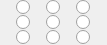
<?xml version="1.0" encoding="UTF-8"?>
<ui version="4.0">
 <class>librepcb::editor::AlignmentSelector</class>
 <widget class="QWidget" name="librepcb::editor::AlignmentSelector">
  <property name="geometry">
   <rect>
    <x>0</x>
    <y>0</y>
    <width>107</width>
    <height>45</height>
   </rect>
  </property>
  <property name="windowTitle">
   <string>Form</string>
  </property>
  <layout class="QGridLayout" name="gridLayout">
   <property name="leftMargin">
    <number>0</number>
   </property>
   <property name="topMargin">
    <number>0</number>
   </property>
   <property name="rightMargin">
    <number>0</number>
   </property>
   <property name="bottomMargin">
    <number>0</number>
   </property>
   <property name="spacing">
    <number>0</number>
   </property>
   <item row="0" column="0">
    <widget class="QRadioButton" name="tl">
     <property name="sizePolicy">
      <sizepolicy hsizetype="Fixed" vsizetype="Fixed">
       <horstretch>0</horstretch>
       <verstretch>0</verstretch>
      </sizepolicy>
     </property>
     <property name="text">
      <string/>
     </property>
    </widget>
   </item>
   <item row="0" column="1">
    <widget class="QRadioButton" name="tc">
     <property name="sizePolicy">
      <sizepolicy hsizetype="Fixed" vsizetype="Fixed">
       <horstretch>0</horstretch>
       <verstretch>0</verstretch>
      </sizepolicy>
     </property>
     <property name="text">
      <string/>
     </property>
    </widget>
   </item>
   <item row="0" column="2">
    <widget class="QRadioButton" name="tr">
     <property name="sizePolicy">
      <sizepolicy hsizetype="Fixed" vsizetype="Fixed">
       <horstretch>0</horstretch>
       <verstretch>0</verstretch>
      </sizepolicy>
     </property>
     <property name="text">
      <string/>
     </property>
    </widget>
   </item>
   <item row="1" column="0">
    <widget class="QRadioButton" name="cl">
     <property name="sizePolicy">
      <sizepolicy hsizetype="Fixed" vsizetype="Fixed">
       <horstretch>0</horstretch>
       <verstretch>0</verstretch>
      </sizepolicy>
     </property>
     <property name="text">
      <string/>
     </property>
    </widget>
   </item>
   <item row="1" column="1">
    <widget class="QRadioButton" name="cc">
     <property name="sizePolicy">
      <sizepolicy hsizetype="Fixed" vsizetype="Fixed">
       <horstretch>0</horstretch>
       <verstretch>0</verstretch>
      </sizepolicy>
     </property>
     <property name="text">
      <string/>
     </property>
    </widget>
   </item>
   <item row="1" column="2">
    <widget class="QRadioButton" name="cr">
     <property name="sizePolicy">
      <sizepolicy hsizetype="Fixed" vsizetype="Fixed">
       <horstretch>0</horstretch>
       <verstretch>0</verstretch>
      </sizepolicy>
     </property>
     <property name="text">
      <string/>
     </property>
    </widget>
   </item>
   <item row="2" column="0">
    <widget class="QRadioButton" name="bl">
     <property name="sizePolicy">
      <sizepolicy hsizetype="Fixed" vsizetype="Fixed">
       <horstretch>0</horstretch>
       <verstretch>0</verstretch>
      </sizepolicy>
     </property>
     <property name="text">
      <string/>
     </property>
    </widget>
   </item>
   <item row="2" column="1">
    <widget class="QRadioButton" name="bc">
     <property name="sizePolicy">
      <sizepolicy hsizetype="Fixed" vsizetype="Fixed">
       <horstretch>0</horstretch>
       <verstretch>0</verstretch>
      </sizepolicy>
     </property>
     <property name="text">
      <string/>
     </property>
    </widget>
   </item>
   <item row="2" column="2">
    <widget class="QRadioButton" name="br">
     <property name="sizePolicy">
      <sizepolicy hsizetype="Fixed" vsizetype="Fixed">
       <horstretch>0</horstretch>
       <verstretch>0</verstretch>
      </sizepolicy>
     </property>
     <property name="text">
      <string/>
     </property>
    </widget>
   </item>
  </layout>
 </widget>
 <resources/>
 <connections/>
</ui>
